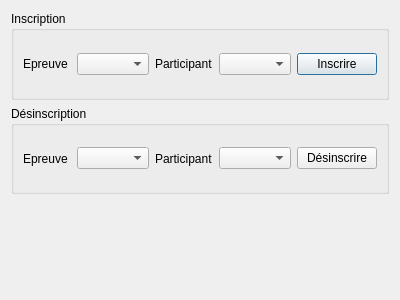
<?xml version="1.0" encoding="UTF-8"?>
<ui version="4.0">
 <class>fct_modi_1</class>
 <widget class="QDialog" name="fct_modi_1">
  <property name="geometry">
   <rect>
    <x>0</x>
    <y>0</y>
    <width>400</width>
    <height>300</height>
   </rect>
  </property>
  <property name="windowTitle">
   <string>Gestion des inscriptions / désinscriptions</string>
  </property>
  <layout class="QVBoxLayout" name="verticalLayout">
   <item>
    <widget class="QGroupBox" name="groupBox_fct_modi_1_inscription">
     <property name="title">
      <string>Inscription</string>
     </property>
     <layout class="QHBoxLayout" name="horizontalLayout_2">
      <item>
       <widget class="QLabel" name="label_fct_modi_1_epreuve_inscription">
        <property name="text">
         <string>Epreuve</string>
        </property>
       </widget>
      </item>
      <item>
       <widget class="QComboBox" name="comboBox_fct_modi_1_epreuve_inscription"/>
      </item>
      <item>
       <widget class="QLabel" name="label_2_fct_modi_1_participant_inscription">
        <property name="text">
         <string>Participant</string>
        </property>
       </widget>
      </item>
      <item>
       <widget class="QComboBox" name="comboBox_fct_modi_1_particpant_inscription"/>
      </item>
      <item>
       <widget class="QPushButton" name="pushButton_fct_modi_1_inscription">
        <property name="text">
         <string>Inscrire</string>
        </property>
       </widget>
      </item>
     </layout>
    </widget>
   </item>
   <item>
    <widget class="QGroupBox" name="groupBox_fct_modi_1_desinscription">
     <property name="title">
      <string>Désinscription</string>
     </property>
     <layout class="QHBoxLayout" name="horizontalLayout">
      <item>
       <widget class="QLabel" name="label_fct_modi_1_epreuve_desinscription">
        <property name="text">
         <string>Epreuve</string>
        </property>
       </widget>
      </item>
      <item>
       <widget class="QComboBox" name="comboBox_fct_modi_1_epreuve_desincriptipn"/>
      </item>
      <item>
       <widget class="QLabel" name="label_fct_modi_1_participant_desinscription">
        <property name="text">
         <string>Participant</string>
        </property>
       </widget>
      </item>
      <item>
       <widget class="QComboBox" name="comboBox_fct_modi_1_participant_desinscription"/>
      </item>
      <item>
       <widget class="QPushButton" name="pushButton_fct_modi_1_desinscription">
        <property name="text">
         <string>Désinscrire</string>
        </property>
       </widget>
      </item>
     </layout>
    </widget>
   </item>
   <item>
    <widget class="QLabel" name="label_fct_modi_1_information">
     <property name="text">
      <string/>
     </property>
     <property name="alignment">
      <set>Qt::AlignCenter</set>
     </property>
    </widget>
   </item>
  </layout>
 </widget>
 <resources/>
 <connections/>
</ui>
